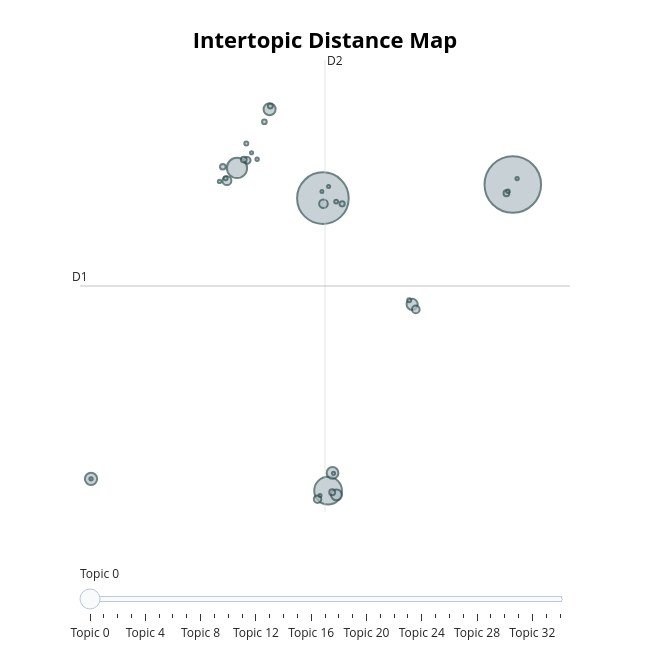

The code cell stored with this chart in its notebook:
### Code cell
topic_model.visualize_topics()

### Figure 1 — Plotly figure (JSON) as saved in the notebook; plotly's stock layout.template omitted (floating-point values rounded to 4 significant figures)
{"data": [{"customdata": [[0, "gaza | israeli | said | hamas | palestinian", 41604], [1, "russian | said | ukrainian | zelenskyy | trump", 34628], [2, "uk | chinese | tariffs | eu | trade", 9966], [3, "maduro | bolsonaro | president | trump | said", 5329], [4, "thai | earthquake | people | border | said", 1953], [5, "indian | kashmir | pakistani | military | border", 1879], [6, "greenland | danish | trump | canal | said", 1782], [7, "hurricane | melissa | storm | tsunami | hurricane melissa", 1612], [8, "carney | canadian | trump | trudeau | trade", 1549], [9, "french | le | macron | le pen | pen", 1036], [10, "korea | north | north korea | korean | south korea", 970], [11, "new zealand | zealand | new | animal | animals", 766], [12, "pope | francis | leo | church | catholic", 729], [13, "abortion | abortions | najim | government | libyan", 606], [14, "england | cricket | football | cup | sport", 451], [15, "aukus | submarines | submarine | nuclear | class", 445], [16, "rsf | uae | darfur | sudanese | fasher", 425], [17, "museum | louvre | tapestry | paris | bayeux", 408], [18, "swedish | police | shooting | graz | said", 351], [19, "crash | plane | flight | ahmedabad | air", 314], [20, "afghans | taliban | afghan | couple | women", 287], [21, "power | blackout | operator | outage | grid", 209], [22, "abramovich | uk | chelsea | jersey | bvi", 207], [23, "irish | connolly | dublin | catherine | catherine connolly", 204], [24, "turkey | mamoğlu | istanbul | erdoğan | turkish", 189], [25, "eurovision | contest | song | song contest | eurovision song", 159], [26, "hasina | siddiq | yunus | sheikh hasina | aunt", 150], [27, "wilders | party | pvv | dutch | d66", 148], [28, "prabowo | protests | suharto | protesters | gen", 144], [29, "microsoft | 8200 | unit 8200 | unit | azure", 142], [30, "body | kenyan | british | wanjiru | search", 127], [31, "saudi | arabia | saudi arabia | prince | crown prince", 126], [32, "border | controls | polish | border controls | migration", 122], [33, "meloni | trump | italian | prime | giorgia", 117], [34, "ivanishvili | georgian | bachiashvili | georgian dream | dream", 117]], "hovertemplate": "<b>Topic %{customdata[0]}</b><br>%{customdata[1]}<br>Size: %{customdata[2]}", "legendgroup": "", "marker": {"color": "#B0BEC5", "line": {"color": "DarkSlateGrey", "width": 2}, "size": [41604, 34628, 9966, 5329, 1953, 1879, 1782, 1612, 1549, 1036, 970, 766, 729, 606, 451, 445, 425, 408, 351, 314, 287, 209, 207, 204, 189, 159, 150, 148, 144, 142, 127, 126, 122, 117, 117], "sizemode": "area", "sizeref": 26.0, "symbol": "circle"}, "mode": "markers", "name": "", "orientation": "v", "showlegend": false, "type": "scatter", "x": [16.42, 7.463, 7.707, 3.412, -3.47, 4.949, 7.917, 11.67, 8.103, 2.937, 7.489, 11.84, 7.211, 3.891, 16.12, 7.9, 3.734, 2.743, 8.37, 4.984, 4.703, 11.53, 3.851, 2.875, 8.087, 16.19, 4.362, 2.588, -3.47, 16.62, 4.098, 7.965, 7.732, 7.328, 7.42], "xaxis": "x", "y": [7.911, 7.44, -2.665, 8.483, -2.257, 10.51, -2.053, 3.772, -2.81, 8.046, 7.247, 3.596, -2.958, 8.748, 7.61, -2.719, 8.775, 8.528, 7.245, 10.62, 10.08, 3.91, 9.326, 8.129, 7.324, 7.678, 8.787, 8.021, -2.257, 8.118, 9.008, -2.066, 7.841, -2.836, 7.669], "yaxis": "y"}], "layout": {"annotations": [{"showarrow": false, "text": "D1", "x": -3.991, "y": 4.406, "yshift": 10}, {"showarrow": false, "text": "D2", "x": 7.562, "xshift": 10, "y": 12.21}], "height": 650, "hoverlabel": {"bgcolor": "white", "font": {"family": "Rockwell", "size": 16}}, "legend": {"itemsizing": "constant", "tracegroupgap": 0}, "margin": {"t": 60}, "shapes": [{"line": {"color": "#CFD8DC", "width": 2}, "type": "line", "x0": 7.562, "x1": 7.562, "y0": -3.402, "y1": 12.21}, {"line": {"color": "#9E9E9E", "width": 2}, "type": "line", "x0": -3.991, "x1": 19.11, "y0": 4.406, "y1": 4.406}], "sliders": [{"active": 0, "pad": {"t": 50}, "steps": [{"args": [{"marker.color": [["red", "#B0BEC5", "#B0BEC5", "#B0BEC5", "#B0BEC5", "#B0BEC5", "#B0BEC5", "#B0BEC5", "#B0BEC5", "#B0BEC5", "#B0BEC5", "#B0BEC5", "#B0BEC5", "#B0BEC5", "#B0BEC5", "#B0BEC5", "#B0BEC5", "#B0BEC5", "#B0BEC5", "#B0BEC5", "#B0BEC5", "#B0BEC5", "#B0BEC5", "#B0BEC5", "#B0BEC5", "#B0BEC5", "#B0BEC5", "#B0BEC5", "#B0BEC5", "#B0BEC5", "#B0BEC5", "#B0BEC5", "#B0BEC5", "#B0BEC5", "#B0BEC5"]]}], "label": "Topic 0", "method": "update"}, {"args": [{"marker.color": [["#B0BEC5", "red", "#B0BEC5", "#B0BEC5", "#B0BEC5", "#B0BEC5", "#B0BEC5", "#B0BEC5", "#B0BEC5", "#B0BEC5", "#B0BEC5", "#B0BEC5", "#B0BEC5", "#B0BEC5", "#B0BEC5", "#B0BEC5", "#B0BEC5", "#B0BEC5", "#B0BEC5", "#B0BEC5", "#B0BEC5", "#B0BEC5", "#B0BEC5", "#B0BEC5", "#B0BEC5", "#B0BEC5", "#B0BEC5", "#B0BEC5", "#B0BEC5", "#B0BEC5", "#B0BEC5", "#B0BEC5", "#B0BEC5", "#B0BEC5", "#B0BEC5"]]}], "label": "Topic 1", "method": "update"}, {"args": [{"marker.color": [["#B0BEC5", "#B0BEC5", "red", "#B0BEC5", "#B0BEC5", "#B0BEC5", "#B0BEC5", "#B0BEC5", "#B0BEC5", "#B0BEC5", "#B0BEC5", "#B0BEC5", "#B0BEC5", "#B0BEC5", "#B0BEC5", "#B0BEC5", "#B0BEC5", "#B0BEC5", "#B0BEC5", "#B0BEC5", "#B0BEC5", "#B0BEC5", "#B0BEC5", "#B0BEC5", "#B0BEC5", "#B0BEC5", "#B0BEC5", "#B0BEC5", "#B0BEC5", "#B0BEC5", "#B0BEC5", "#B0BEC5", "#B0BEC5", "#B0BEC5", "#B0BEC5"]]}], "label": "Topic 2", "method": "update"}, {"args": [{"marker.color": [["#B0BEC5", "#B0BEC5", "#B0BEC5", "red", "#B0BEC5", "#B0BEC5", "#B0BEC5", "#B0BEC5", "#B0BEC5", "#B0BEC5", "#B0BEC5", "#B0BEC5", "#B0BEC5", "#B0BEC5", "#B0BEC5", "#B0BEC5", "#B0BEC5", "#B0BEC5", "#B0BEC5", "#B0BEC5", "#B0BEC5", "#B0BEC5", "#B0BEC5", "#B0BEC5", "#B0BEC5", "#B0BEC5", "#B0BEC5", "#B0BEC5", "#B0BEC5", "#B0BEC5", "#B0BEC5", "#B0BEC5", "#B0BEC5", "#B0BEC5", "#B0BEC5"]]}], "label": "Topic 3", "method": "update"}, {"args": [{"marker.color": [["#B0BEC5", "#B0BEC5", "#B0BEC5", "#B0BEC5", "red", "#B0BEC5", "#B0BEC5", "#B0BEC5", "#B0BEC5", "#B0BEC5", "#B0BEC5", "#B0BEC5", "#B0BEC5", "#B0BEC5", "#B0BEC5", "#B0BEC5", "#B0BEC5", "#B0BEC5", "#B0BEC5", "#B0BEC5", "#B0BEC5", "#B0BEC5", "#B0BEC5", "#B0BEC5", "#B0BEC5", "#B0BEC5", "#B0BEC5", "#B0BEC5", "#B0BEC5", "#B0BEC5", "#B0BEC5", "#B0BEC5", "#B0BEC5", "#B0BEC5", "#B0BEC5"]]}], "label": "Topic 4", "method": "update"}, {"args": [{"marker.color": [["#B0BEC5", "#B0BEC5", "#B0BEC5", "#B0BEC5", "#B0BEC5", "red", "#B0BEC5", "#B0BEC5", "#B0BEC5", "#B0BEC5", "#B0BEC5", "#B0BEC5", "#B0BEC5", "#B0BEC5", "#B0BEC5", "#B0BEC5", "#B0BEC5", "#B0BEC5", "#B0BEC5", "#B0BEC5", "#B0BEC5", "#B0BEC5", "#B0BEC5", "#B0BEC5", "#B0BEC5", "#B0BEC5", "#B0BEC5", "#B0BEC5", "#B0BEC5", "#B0BEC5", "#B0BEC5", "#B0BEC5", "#B0BEC5", "#B0BEC5", "#B0BEC5"]]}], "label": "Topic 5", "method": "update"}, {"args": [{"marker.color": [["#B0BEC5", "#B0BEC5", "#B0BEC5", "#B0BEC5", "#B0BEC5", "#B0BEC5", "red", "#B0BEC5", "#B0BEC5", "#B0BEC5", "#B0BEC5", "#B0BEC5", "#B0BEC5", "#B0BEC5", "#B0BEC5", "#B0BEC5", "#B0BEC5", "#B0BEC5", "#B0BEC5", "#B0BEC5", "#B0BEC5", "#B0BEC5", "#B0BEC5", "#B0BEC5", "#B0BEC5", "#B0BEC5", "#B0BEC5", "#B0BEC5", "#B0BEC5", "#B0BEC5", "#B0BEC5", "#B0BEC5", "#B0BEC5", "#B0BEC5", "#B0BEC5"]]}], "label": "Topic 6", "method": "update"}, {"args": [{"marker.color": [["#B0BEC5", "#B0BEC5", "#B0BEC5", "#B0BEC5", "#B0BEC5", "#B0BEC5", "#B0BEC5", "red", "#B0BEC5", "#B0BEC5", "#B0BEC5", "#B0BEC5", "#B0BEC5", "#B0BEC5", "#B0BEC5", "#B0BEC5", "#B0BEC5", "#B0BEC5", "#B0BEC5", "#B0BEC5", "#B0BEC5", "#B0BEC5", "#B0BEC5", "#B0BEC5", "#B0BEC5", "#B0BEC5", "#B0BEC5", "#B0BEC5", "#B0BEC5", "#B0BEC5", "#B0BEC5", "#B0BEC5", "#B0BEC5", "#B0BEC5", "#B0BEC5"]]}], "label": "Topic 7", "method": "update"}, {"args": [{"marker.color": [["#B0BEC5", "#B0BEC5", "#B0BEC5", "#B0BEC5", "#B0BEC5", "#B0BEC5", "#B0BEC5", "#B0BEC5", "red", "#B0BEC5", "#B0BEC5", "#B0BEC5", "#B0BEC5", "#B0BEC5", "#B0BEC5", "#B0BEC5", "#B0BEC5", "#B0BEC5", "#B0BEC5", "#B0BEC5", "#B0BEC5", "#B0BEC5", "#B0BEC5", "#B0BEC5", "#B0BEC5", "#B0BEC5", "#B0BEC5", "#B0BEC5", "#B0BEC5", "#B0BEC5", "#B0BEC5", "#B0BEC5", "#B0BEC5", "#B0BEC5", "#B0BEC5"]]}], "label": "Topic 8", "method": "update"}, {"args": [{"marker.color": [["#B0BEC5", "#B0BEC5", "#B0BEC5", "#B0BEC5", "#B0BEC5", "#B0BEC5", "#B0BEC5", "#B0BEC5", "#B0BEC5", "red", "#B0BEC5", "#B0BEC5", "#B0BEC5", "#B0BEC5", "#B0BEC5", "#B0BEC5", "#B0BEC5", "#B0BEC5", "#B0BEC5", "#B0BEC5", "#B0BEC5", "#B0BEC5", "#B0BEC5", "#B0BEC5", "#B0BEC5", "#B0BEC5", "#B0BEC5", "#B0BEC5", "#B0BEC5", "#B0BEC5", "#B0BEC5", "#B0BEC5", "#B0BEC5", "#B0BEC5", "#B0BEC5"]]}], "label": "Topic 9", "method": "update"}, {"args": [{"marker.color": [["#B0BEC5", "#B0BEC5", "#B0BEC5", "#B0BEC5", "#B0BEC5", "#B0BEC5", "#B0BEC5", "#B0BEC5", "#B0BEC5", "#B0BEC5", "red", "#B0BEC5", "#B0BEC5", "#B0BEC5", "#B0BEC5", "#B0BEC5", "#B0BEC5", "#B0BEC5", "#B0BEC5", "#B0BEC5", "#B0BEC5", "#B0BEC5", "#B0BEC5", "#B0BEC5", "#B0BEC5", "#B0BEC5", "#B0BEC5", "#B0BEC5", "#B0BEC5", "#B0BEC5", "#B0BEC5", "#B0BEC5", "#B0BEC5", "#B0BEC5", "#B0BEC5"]]}], "label": "Topic 10", "method": "update"}, {"args": [{"marker.color": [["#B0BEC5", "#B0BEC5", "#B0BEC5", "#B0BEC5", "#B0BEC5", "#B0BEC5", "#B0BEC5", "#B0BEC5", "#B0BEC5", "#B0BEC5", "#B0BEC5", "red", "#B0BEC5", "#B0BEC5", "#B0BEC5", "#B0BEC5", "#B0BEC5", "#B0BEC5", "#B0BEC5", "#B0BEC5", "#B0BEC5", "#B0BEC5", "#B0BEC5", "#B0BEC5", "#B0BEC5", "#B0BEC5", "#B0BEC5", "#B0BEC5", "#B0BEC5", "#B0BEC5", "#B0BEC5", "#B0BEC5", "#B0BEC5", "#B0BEC5", "#B0BEC5"]]}], "label": "Topic 11", "method": "update"}, {"args": [{"marker.color": [["#B0BEC5", "#B0BEC5", "#B0BEC5", "#B0BEC5", "#B0BEC5", "#B0BEC5", "#B0BEC5", "#B0BEC5", "#B0BEC5", "#B0BEC5", "#B0BEC5", "#B0BEC5", "red", "#B0BEC5", "#B0BEC5", "#B0BEC5", "#B0BEC5", "#B0BEC5", "#B0BEC5", "#B0BEC5", "#B0BEC5", "#B0BEC5", "#B0BEC5", "#B0BEC5", "#B0BEC5", "#B0BEC5", "#B0BEC5", "#B0BEC5", "#B0BEC5", "#B0BEC5", "#B0BEC5", "#B0BEC5", "#B0BEC5", "#B0BEC5", "#B0BEC5"]]}], "label": "Topic 12", "method": "update"}, {"args": [{"marker.color": [["#B0BEC5", "#B0BEC5", "#B0BEC5", "#B0BEC5", "#B0BEC5", "#B0BEC5", "#B0BEC5", "#B0BEC5", "#B0BEC5", "#B0BEC5", "#B0BEC5", "#B0BEC5", "#B0BEC5", "red", "#B0BEC5", "#B0BEC5", "#B0BEC5", "#B0BEC5", "#B0BEC5", "#B0BEC5", "#B0BEC5", "#B0BEC5", "#B0BEC5", "#B0BEC5", "#B0BEC5", "#B0BEC5", "#B0BEC5", "#B0BEC5", "#B0BEC5", "#B0BEC5", "#B0BEC5", "#B0BEC5", "#B0BEC5", "#B0BEC5", "#B0BEC5"]]}], "label": "Topic 13", "method": "update"}, {"args": [{"marker.color": [["#B0BEC5", "#B0BEC5", "#B0BEC5", "#B0BEC5", "#B0BEC5", "#B0BEC5", "#B0BEC5", "#B0BEC5", "#B0BEC5", "#B0BEC5", "#B0BEC5", "#B0BEC5", "#B0BEC5", "#B0BEC5", "red", "#B0BEC5", "#B0BEC5", "#B0BEC5", "#B0BEC5", "#B0BEC5", "#B0BEC5", "#B0BEC5", "#B0BEC5", "#B0BEC5", "#B0BEC5", "#B0BEC5", "#B0BEC5", "#B0BEC5", "#B0BEC5", "#B0BEC5", "#B0BEC5", "#B0BEC5", "#B0BEC5", "#B0BEC5", "#B0BEC5"]]}], "label": "Topic 14", "method": "update"}, {"args": [{"marker.color": [["#B0BEC5", "#B0BEC5", "#B0BEC5", "#B0BEC5", "#B0BEC5", "#B0BEC5", "#B0BEC5", "#B0BEC5", "#B0BEC5", "#B0BEC5", "#B0BEC5", "#B0BEC5", "#B0BEC5", "#B0BEC5", "#B0BEC5", "red", "#B0BEC5", "#B0BEC5", "#B0BEC5", "#B0BEC5", "#B0BEC5", "#B0BEC5", "#B0BEC5", "#B0BEC5", "#B0BEC5", "#B0BEC5", "#B0BEC5", "#B0BEC5", "#B0BEC5", "#B0BEC5", "#B0BEC5", "#B0BEC5", "#B0BEC5", "#B0BEC5", "#B0BEC5"]]}], "label": "Topic 15", "method": "update"}, {"args": [{"marker.color": [["#B0BEC5", "#B0BEC5", "#B0BEC5", "#B0BEC5", "#B0BEC5", "#B0BEC5", "#B0BEC5", "#B0BEC5", "#B0BEC5", "#B0BEC5", "#B0BEC5", "#B0BEC5", "#B0BEC5", "#B0BEC5", "#B0BEC5", "#B0BEC5", "red", "#B0BEC5", "#B0BEC5", "#B0BEC5", "#B0BEC5", "#B0BEC5", "#B0BEC5", "#B0BEC5", "#B0BEC5", "#B0BEC5", "#B0BEC5", "#B0BEC5", "#B0BEC5", "#B0BEC5", "#B0BEC5", "#B0BEC5", "#B0BEC5", "#B0BEC5", "#B0BEC5"]]}], "label": "Topic 16", "method": "update"}, {"args": [{"marker.color": [["#B0BEC5", "#B0BEC5", "#B0BEC5", "#B0BEC5", "#B0BEC5", "#B0BEC5", "#B0BEC5", "#B0BEC5", "#B0BEC5", "#B0BEC5", "#B0BEC5", "#B0BEC5", "#B0BEC5", "#B0BEC5", "#B0BEC5", "#B0BEC5", "#B0BEC5", "red", "#B0BEC5", "#B0BEC5", "#B0BEC5", "#B0BEC5", "#B0BEC5", "#B0BEC5", "#B0BEC5", "#B0BEC5", "#B0BEC5", "#B0BEC5", "#B0BEC5", "#B0BEC5", "#B0BEC5", "#B0BEC5", "#B0BEC5", "#B0BEC5", "#B0BEC5"]]}], "label": "Topic 17", "method": "update"}, {"args": [{"marker.color": [["#B0BEC5", "#B0BEC5", "#B0BEC5", "#B0BEC5", "#B0BEC5", "#B0BEC5", "#B0BEC5", "#B0BEC5", "#B0BEC5", "#B0BEC5", "#B0BEC5", "#B0BEC5", "#B0BEC5", "#B0BEC5", "#B0BEC5", "#B0BEC5", "#B0BEC5", "#B0BEC5", "red", "#B0BEC5", "#B0BEC5", "#B0BEC5", "#B0BEC5", "#B0BEC5", "#B0BEC5", "#B0BEC5", "#B0BEC5", "#B0BEC5", "#B0BEC5", "#B0BEC5", "#B0BEC5", "#B0BEC5", "#B0BEC5", "#B0BEC5", "#B0BEC5"]]}], "label": "Topic 18", "method": "update"}, {"args": [{"marker.color": [["#B0BEC5", "#B0BEC5", "#B0BEC5", "#B0BEC5", "#B0BEC5", "#B0BEC5", "#B0BEC5", "#B0BEC5", "#B0BEC5", "#B0BEC5", "#B0BEC5", "#B0BEC5", "#B0BEC5", "#B0BEC5", "#B0BEC5", "#B0BEC5", "#B0BEC5", "#B0BEC5", "#B0BEC5", "red", "#B0BEC5", "#B0BEC5", "#B0BEC5", "#B0BEC5", "#B0BEC5", "#B0BEC5", "#B0BEC5", "#B0BEC5", "#B0BEC5", "#B0BEC5", "#B0BEC5", "#B0BEC5", "#B0BEC5", "#B0BEC5", "#B0BEC5"]]}], "label": "Topic 19", "method": "update"}, {"args": [{"marker.color": [["#B0BEC5", "#B0BEC5", "#B0BEC5", "#B0BEC5", "#B0BEC5", "#B0BEC5", "#B0BEC5", "#B0BEC5", "#B0BEC5", "#B0BEC5", "#B0BEC5", "#B0BEC5", "#B0BEC5", "#B0BEC5", "#B0BEC5", "#B0BEC5", "#B0BEC5", "#B0BEC5", "#B0BEC5", "#B0BEC5", "red", "#B0BEC5", "#B0BEC5", "#B0BEC5", "#B0BEC5", "#B0BEC5", "#B0BEC5", "#B0BEC5", "#B0BEC5", "#B0BEC5", "#B0BEC5", "#B0BEC5", "#B0BEC5", "#B0BEC5", "#B0BEC5"]]}], "label": "Topic 20", "method": "update"}, {"args": [{"marker.color": [["#B0BEC5", "#B0BEC5", "#B0BEC5", "#B0BEC5", "#B0BEC5", "#B0BEC5", "#B0BEC5", "#B0BEC5", "#B0BEC5", "#B0BEC5", "#B0BEC5", "#B0BEC5", "#B0BEC5", "#B0BEC5", "#B0BEC5", "#B0BEC5", "#B0BEC5", "#B0BEC5", "#B0BEC5", "#B0BEC5", "#B0BEC5", "red", "#B0BEC5", "#B0BEC5", "#B0BEC5", "#B0BEC5", "#B0BEC5", "#B0BEC5", "#B0BEC5", "#B0BEC5", "#B0BEC5", "#B0BEC5", "#B0BEC5", "#B0BEC5", "#B0BEC5"]]}], "label": "Topic 21", "method": "update"}, {"args": [{"marker.color": [["#B0BEC5", "#B0BEC5", "#B0BEC5", "#B0BEC5", "#B0BEC5", "#B0BEC5", "#B0BEC5", "#B0BEC5", "#B0BEC5", "#B0BEC5", "#B0BEC5", "#B0BEC5", "#B0BEC5", "#B0BEC5", "#B0BEC5", "#B0BEC5", "#B0BEC5", "#B0BEC5", "#B0BEC5", "#B0BEC5", "#B0BEC5", "#B0BEC5", "red", "#B0BEC5", "#B0BEC5", "#B0BEC5", "#B0BEC5", "#B0BEC5", "#B0BEC5", "#B0BEC5", "#B0BEC5", "#B0BEC5", "#B0BEC5", "#B0BEC5", "#B0BEC5"]]}], "label": "Topic 22", "method": "update"}, {"args": [{"marker.color": [["#B0BEC5", "#B0BEC5", "#B0BEC5", "#B0BEC5", "#B0BEC5", "#B0BEC5", "#B0BEC5", "#B0BEC5", "#B0BEC5", "#B0BEC5", "#B0BEC5", "#B0BEC5", "#B0BEC5", "#B0BEC5", "#B0BEC5", "#B0BEC5", "#B0BEC5", "#B0BEC5", "#B0BEC5", "#B0BEC5", "#B0BEC5", "#B0BEC5", "#B0BEC5", "red", "#B0BEC5", "#B0BEC5", "#B0BEC5", "#B0BEC5", "#B0BEC5", "#B0BEC5", "#B0BEC5", "#B0BEC5", "#B0BEC5", "#B0BEC5", "#B0BEC5"]]}], "label": "Topic 23", "method": "update"}, {"args": [{"marker.color": [["#B0BEC5", "#B0BEC5", "#B0BEC5", "#B0BEC5", "#B0BEC5", "#B0BEC5", "#B0BEC5", "#B0BEC5", "#B0BEC5", "#B0BEC5", "#B0BEC5", "#B0BEC5", "#B0BEC5", "#B0BEC5", "#B0BEC5", "#B0BEC5", "#B0BEC5", "#B0BEC5", "#B0BEC5", "#B0BEC5", "#B0BEC5", "#B0BEC5", "#B0BEC5", "#B0BEC5", "red", "#B0BEC5", "#B0BEC5", "#B0BEC5", "#B0BEC5", "#B0BEC5", "#B0BEC5", "#B0BEC5", "#B0BEC5", "#B0BEC5", "#B0BEC5"]]}], "label": "Topic 24", "method": "update"}, {"args": [{"marker.color": [["#B0BEC5", "#B0BEC5", "#B0BEC5", "#B0BEC5", "#B0BEC5", "#B0BEC5", "#B0BEC5", "#B0BEC5", "#B0BEC5", "#B0BEC5", "#B0BEC5", "#B0BEC5", "#B0BEC5", "#B0BEC5", "#B0BEC5", "#B0BEC5", "#B0BEC5", "#B0BEC5", "#B0BEC5", "#B0BEC5", "#B0BEC5", "#B0BEC5", "#B0BEC5", "#B0BEC5", "#B0BEC5", "red", "#B0BEC5", "#B0BEC5", "#B0BEC5", "#B0BEC5", "#B0BEC5", "#B0BEC5", "#B0BEC5", "#B0BEC5", "#B0BEC5"]]}], "label": "Topic 25", "method": "update"}, {"args": [{"marker.color": [["#B0BEC5", "#B0BEC5", "#B0BEC5", "#B0BEC5", "#B0BEC5", "#B0BEC5", "#B0BEC5", "#B0BEC5", "#B0BEC5", "#B0BEC5", "#B0BEC5", "#B0BEC5", "#B0BEC5", "#B0BEC5", "#B0BEC5", "#B0BEC5", "#B0BEC5", "#B0BEC5", "#B0BEC5", "#B0BEC5", "#B0BEC5", "#B0BEC5", "#B0BEC5", "#B0BEC5", "#B0BEC5", "#B0BEC5", "red", "#B0BEC5", "#B0BEC5", "#B0BEC5", "#B0BEC5", "#B0BEC5", "#B0BEC5", "#B0BEC5", "#B0BEC5"]]}], "label": "Topic 26", "method": "update"}, {"args": [{"marker.color": [["#B0BEC5", "#B0BEC5", "#B0BEC5", "#B0BEC5", "#B0BEC5", "#B0BEC5", "#B0BEC5", "#B0BEC5", "#B0BEC5", "#B0BEC5", "#B0BEC5", "#B0BEC5", "#B0BEC5", "#B0BEC5", "#B0BEC5", "#B0BEC5", "#B0BEC5", "#B0BEC5", "#B0BEC5", "#B0BEC5", "#B0BEC5", "#B0BEC5", "#B0BEC5", "#B0BEC5", "#B0BEC5", "#B0BEC5", "#B0BEC5", "red", "#B0BEC5", "#B0BEC5", "#B0BEC5", "#B0BEC5", "#B0BEC5", "#B0BEC5", "#B0BEC5"]]}], "label": "Topic 27", "method": "update"}, {"args": [{"marker.color": [["#B0BEC5", "#B0BEC5", "#B0BEC5", "#B0BEC5", "#B0BEC5", "#B0BEC5", "#B0BEC5", "#B0BEC5", "#B0BEC5", "#B0BEC5", "#B0BEC5", "#B0BEC5", "#B0BEC5", "#B0BEC5", "#B0BEC5", "#B0BEC5", "#B0BEC5", "#B0BEC5", "#B0BEC5", "#B0BEC5", "#B0BEC5", "#B0BEC5", "#B0BEC5", "#B0BEC5", "#B0BEC5", "#B0BEC5", "#B0BEC5", "#B0BEC5", "red", "#B0BEC5", "#B0BEC5", "#B0BEC5", "#B0BEC5", "#B0BEC5", "#B0BEC5"]]}], "label": "Topic 28", "method": "update"}, {"args": [{"marker.color": [["#B0BEC5", "#B0BEC5", "#B0BEC5", "#B0BEC5", "#B0BEC5", "#B0BEC5", "#B0BEC5", "#B0BEC5", "#B0BEC5", "#B0BEC5", "#B0BEC5", "#B0BEC5", "#B0BEC5", "#B0BEC5", "#B0BEC5", "#B0BEC5", "#B0BEC5", "#B0BEC5", "#B0BEC5", "#B0BEC5", "#B0BEC5", "#B0BEC5", "#B0BEC5", "#B0BEC5", "#B0BEC5", "#B0BEC5", "#B0BEC5", "#B0BEC5", "#B0BEC5", "red", "#B0BEC5", "#B0BEC5", "#B0BEC5", "#B0BEC5", "#B0BEC5"]]}], "label": "Topic 29", "method": "update"}, {"args": [{"marker.color": [["#B0BEC5", "#B0BEC5", "#B0BEC5", "#B0BEC5", "#B0BEC5", "#B0BEC5", "#B0BEC5", "#B0BEC5", "#B0BEC5", "#B0BEC5", "#B0BEC5", "#B0BEC5", "#B0BEC5", "#B0BEC5", "#B0BEC5", "#B0BEC5", "#B0BEC5", "#B0BEC5", "#B0BEC5", "#B0BEC5", "#B0BEC5", "#B0BEC5", "#B0BEC5", "#B0BEC5", "#B0BEC5", "#B0BEC5", "#B0BEC5", "#B0BEC5", "#B0BEC5", "#B0BEC5", "red", "#B0BEC5", "#B0BEC5", "#B0BEC5", "#B0BEC5"]]}], "label": "Topic 30", "method": "update"}, {"args": [{"marker.color": [["#B0BEC5", "#B0BEC5", "#B0BEC5", "#B0BEC5", "#B0BEC5", "#B0BEC5", "#B0BEC5", "#B0BEC5", "#B0BEC5", "#B0BEC5", "#B0BEC5", "#B0BEC5", "#B0BEC5", "#B0BEC5", "#B0BEC5", "#B0BEC5", "#B0BEC5", "#B0BEC5", "#B0BEC5", "#B0BEC5", "#B0BEC5", "#B0BEC5", "#B0BEC5", "#B0BEC5", "#B0BEC5", "#B0BEC5", "#B0BEC5", "#B0BEC5", "#B0BEC5", "#B0BEC5", "#B0BEC5", "red", "#B0BEC5", "#B0BEC5", "#B0BEC5"]]}], "label": "Topic 31", "method": "update"}, {"args": [{"marker.color": [["#B0BEC5", "#B0BEC5", "#B0BEC5", "#B0BEC5", "#B0BEC5", "#B0BEC5", "#B0BEC5", "#B0BEC5", "#B0BEC5", "#B0BEC5", "#B0BEC5", "#B0BEC5", "#B0BEC5", "#B0BEC5", "#B0BEC5", "#B0BEC5", "#B0BEC5", "#B0BEC5", "#B0BEC5", "#B0BEC5", "#B0BEC5", "#B0BEC5", "#B0BEC5", "#B0BEC5", "#B0BEC5", "#B0BEC5", "#B0BEC5", "#B0BEC5", "#B0BEC5", "#B0BEC5", "#B0BEC5", "#B0BEC5", "red", "#B0BEC5", "#B0BEC5"]]}], "label": "Topic 32", "method": "update"}, {"args": [{"marker.color": [["#B0BEC5", "#B0BEC5", "#B0BEC5", "#B0BEC5", "#B0BEC5", "#B0BEC5", "#B0BEC5", "#B0BEC5", "#B0BEC5", "#B0BEC5", "#B0BEC5", "#B0BEC5", "#B0BEC5", "#B0BEC5", "#B0BEC5", "#B0BEC5", "#B0BEC5", "#B0BEC5", "#B0BEC5", "#B0BEC5", "#B0BEC5", "#B0BEC5", "#B0BEC5", "#B0BEC5", "#B0BEC5", "#B0BEC5", "#B0BEC5", "#B0BEC5", "#B0BEC5", "#B0BEC5", "#B0BEC5", "#B0BEC5", "#B0BEC5", "red", "#B0BEC5"]]}], "label": "Topic 33", "method": "update"}, {"args": [{"marker.color": [["#B0BEC5", "#B0BEC5", "#B0BEC5", "#B0BEC5", "#B0BEC5", "#B0BEC5", "#B0BEC5", "#B0BEC5", "#B0BEC5", "#B0BEC5", "#B0BEC5", "#B0BEC5", "#B0BEC5", "#B0BEC5", "#B0BEC5", "#B0BEC5", "#B0BEC5", "#B0BEC5", "#B0BEC5", "#B0BEC5", "#B0BEC5", "#B0BEC5", "#B0BEC5", "#B0BEC5", "#B0BEC5", "#B0BEC5", "#B0BEC5", "#B0BEC5", "#B0BEC5", "#B0BEC5", "#B0BEC5", "#B0BEC5", "#B0BEC5", "#B0BEC5", "red"]]}], "label": "Topic 34", "method": "update"}]}], "title": {"font": {"color": "Black", "size": 22}, "text": "<b>Intertopic Distance Map</b>", "x": 0.5, "xanchor": "center", "y": 0.95, "yanchor": "top"}, "width": 650, "xaxis": {"anchor": "y", "domain": [0, 1], "range": [-3.991, 19.11], "title": {"text": ""}, "visible": false}, "yaxis": {"anchor": "x", "domain": [0, 1], "range": [-3.402, 12.21], "title": {"text": ""}, "visible": false}}}
